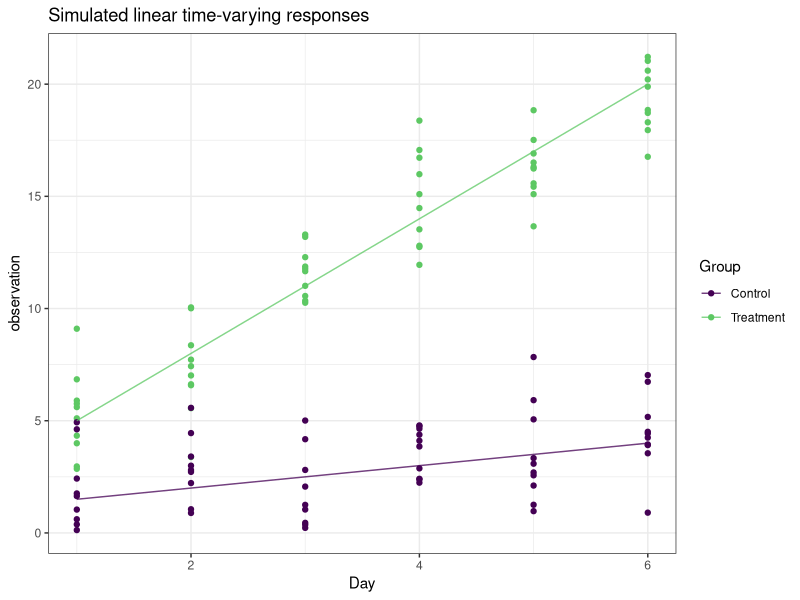

Generate this figure with R:
## ---- chunk 1
rm(list=ls())
set.seed(123)
library(ggplot2)
library(splines)
library(tidyverse)
library(here)


linear<-read.csv(here("data","Simulated_linear.csv"))

sim_linear <- function(dat, n = 10, sd = 5) {
    linear_vals <- dat %>%
        slice(rep(1:n(), each = n)) %>%
        group_by(Group,Day) %>%
        mutate(observation = rnorm(n, y, sd)) %>%
        ungroup()

    return(linear_vals)
}
n<-10
sd<-2
linear_vals <- sim_linear(linear, n, sd)
linear_vals[] <- lapply(linear_vals, function(observation) ifelse(observation<=0, NA, observation)) #taking out values below 0

 ggplot(linear_vals, aes(x = Day, y = observation, color = Group)) +
    geom_point() +
    ggtitle("Simulated linear time-varying responses") +
    scale_color_viridis_d(end = 0.75) +
    geom_line(aes(y = y), alpha = 0.75) +
    theme_bw()

## ---- chunk 2
#equation y=-2*(x-3)^2


